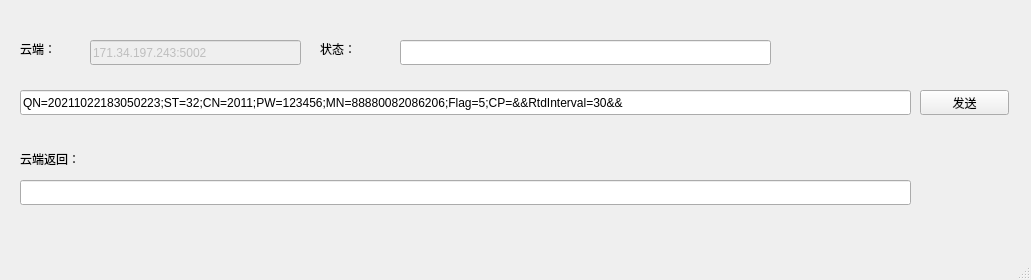
<?xml version="1.0" encoding="UTF-8"?>
<ui version="4.0">
 <class>MainWindow</class>
 <widget class="QMainWindow" name="MainWindow">
  <property name="geometry">
   <rect>
    <x>0</x>
    <y>0</y>
    <width>1031</width>
    <height>280</height>
   </rect>
  </property>
  <property name="windowTitle">
   <string>MainWindow</string>
  </property>
  <widget class="QWidget" name="centralwidget">
   <widget class="QLineEdit" name="ipAndPort">
    <property name="enabled">
     <bool>false</bool>
    </property>
    <property name="geometry">
     <rect>
      <x>90</x>
      <y>40</y>
      <width>211</width>
      <height>25</height>
     </rect>
    </property>
    <property name="text">
     <string>171.34.197.243:5002</string>
    </property>
   </widget>
   <widget class="QPushButton" name="btnCon">
    <property name="geometry">
     <rect>
      <x>920</x>
      <y>90</y>
      <width>89</width>
      <height>25</height>
     </rect>
    </property>
    <property name="text">
     <string>发送</string>
    </property>
   </widget>
   <widget class="QLabel" name="label">
    <property name="geometry">
     <rect>
      <x>20</x>
      <y>40</y>
      <width>67</width>
      <height>17</height>
     </rect>
    </property>
    <property name="text">
     <string>云端：</string>
    </property>
   </widget>
   <widget class="QLineEdit" name="msgBox">
    <property name="geometry">
     <rect>
      <x>20</x>
      <y>90</y>
      <width>891</width>
      <height>25</height>
     </rect>
    </property>
    <property name="text">
     <string>QN=20211022183050223;ST=32;CN=2011;PW=123456;MN=88880082086206;Flag=5;CP=&amp;&amp;RtdInterval=30&amp;&amp;</string>
    </property>
   </widget>
   <widget class="QLineEdit" name="edtReturn">
    <property name="geometry">
     <rect>
      <x>20</x>
      <y>180</y>
      <width>891</width>
      <height>25</height>
     </rect>
    </property>
   </widget>
   <widget class="QLineEdit" name="edtConnectState">
    <property name="geometry">
     <rect>
      <x>400</x>
      <y>40</y>
      <width>371</width>
      <height>25</height>
     </rect>
    </property>
   </widget>
   <widget class="QLabel" name="label_2">
    <property name="geometry">
     <rect>
      <x>320</x>
      <y>40</y>
      <width>67</width>
      <height>17</height>
     </rect>
    </property>
    <property name="text">
     <string>状态：</string>
    </property>
   </widget>
   <widget class="QLabel" name="label_3">
    <property name="geometry">
     <rect>
      <x>20</x>
      <y>150</y>
      <width>67</width>
      <height>17</height>
     </rect>
    </property>
    <property name="text">
     <string>云端返回：</string>
    </property>
   </widget>
  </widget>
  <widget class="QMenuBar" name="menubar">
   <property name="geometry">
    <rect>
     <x>0</x>
     <y>0</y>
     <width>1031</width>
     <height>28</height>
    </rect>
   </property>
  </widget>
  <widget class="QStatusBar" name="statusbar"/>
 </widget>
 <resources/>
 <connections/>
</ui>
